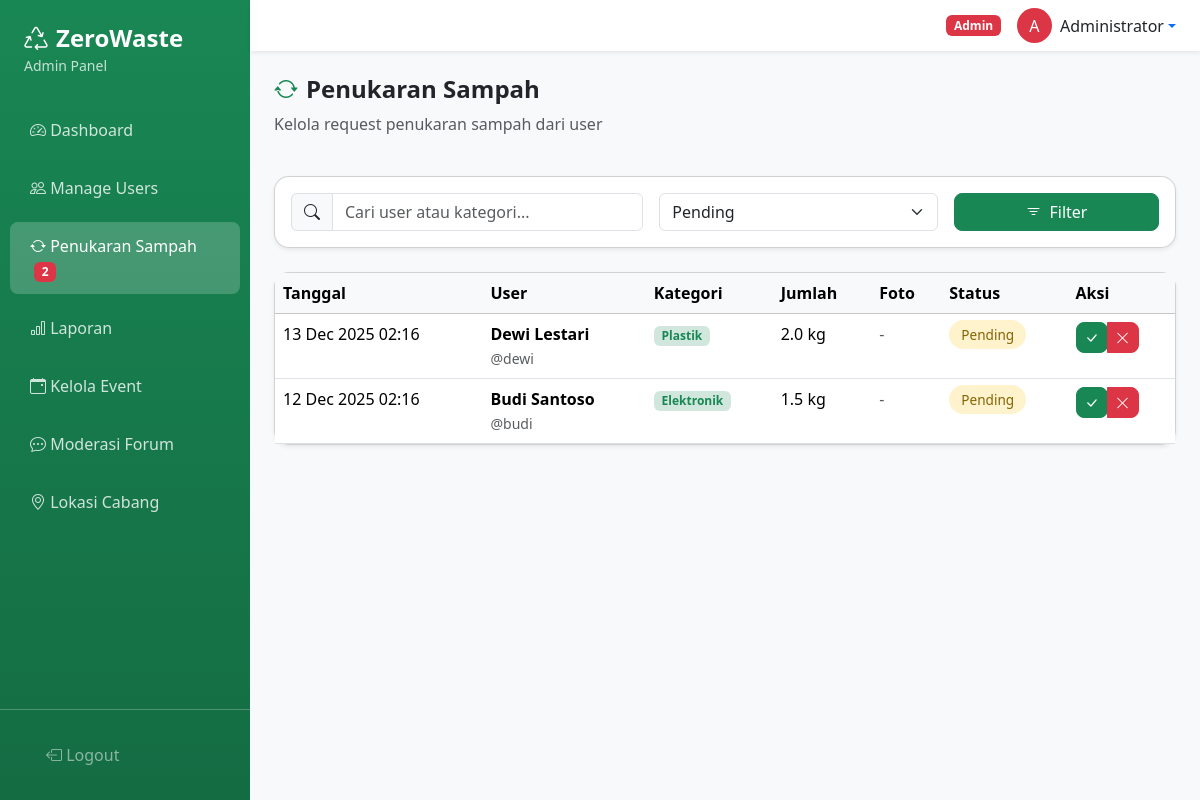
Screenshot of /admin/waste-requests.php (signed in) with the database file from the repository.
### tables this page shows
CREATE TABLE `waste_exchanges` (
  `id` int(11) NOT NULL AUTO_INCREMENT,
  `user_id` int(11) NOT NULL,
  `category` varchar(50) NOT NULL,
  `quantity` decimal(10,2) NOT NULL,
  `unit` varchar(10) DEFAULT 'kg',
  `photo` varchar(255) DEFAULT NULL,
  `description` text DEFAULT NULL,
  `status` varchar(20) DEFAULT 'pending',
  `points_earned` int(11) DEFAULT 0,
  `reject_reason` text DEFAULT NULL,
  `processed_by` int(11) DEFAULT NULL,
  `processed_at` datetime DEFAULT NULL,
  `created_at` datetime DEFAULT CURRENT_TIMESTAMP,
  PRIMARY KEY (`id`),
  KEY `user_id` (`user_id`),
  KEY `processed_by` (`processed_by`),
  CONSTRAINT `waste_exchanges_ibfk_1` FOREIGN KEY (`user_id`) REFERENCES `users` (`id`) ON DELETE CASCADE,
  CONSTRAINT `waste_exchanges_ibfk_2` FOREIGN KEY (`processed_by`) REFERENCES `users` (`id`)
);

CREATE TABLE `users` (
  `id` int(11) NOT NULL AUTO_INCREMENT,
  `username` varchar(50) NOT NULL,
  `email` varchar(100) NOT NULL,
  `password` varchar(255) NOT NULL,
  `full_name` varchar(100) NOT NULL,
  `phone` varchar(20) DEFAULT NULL,
  `address` text DEFAULT NULL,
  `points` int(11) DEFAULT 0,
  `role` varchar(20) DEFAULT 'user',
  `is_active` tinyint(1) DEFAULT 1,
  `is_forum_blocked` tinyint(1) DEFAULT 0,
  `created_at` datetime DEFAULT CURRENT_TIMESTAMP,
  `updated_at` datetime DEFAULT CURRENT_TIMESTAMP ON UPDATE CURRENT_TIMESTAMP,
  PRIMARY KEY (`id`),
  UNIQUE KEY `username` (`username`),
  UNIQUE KEY `email` (`email`)
);

### config/functions.php (called while the page is built, shortened)
<?php
function sanitize($data) {
    return htmlspecialchars(trim($data), ENT_QUOTES, 'UTF-8');
}
function formatDateTime($datetime) {
    return date('d M Y H:i', strtotime($datetime));
}
?>

### admin/waste-requests.php (the view, shortened to what this page needs)
<?php
require_once '../config/database.php';
require_once '../config/functions.php';
$status = $_GET['status'] ?? 'pending';
$search = sanitize($_GET['search'] ?? '');
$sql = "SELECT we.*, u.full_name, u.username
        FROM waste_exchanges we
        JOIN users u ON we.user_id = u.id
        WHERE 1=1";
$params = [];
if ($status && $status !== 'all') {
    $sql .= " AND we.status = ?";
    $params[] = $status;
}
$sql .= " ORDER BY we.created_at DESC";
$stmt = $pdo->prepare($sql);
$stmt->execute($params);
$requests = $stmt->fetchAll();
?>
<!DOCTYPE html>
<html lang="id">
<head>
    <link href="https://cdn.jsdelivr.net/npm/bootstrap@5.3.2/dist/css/bootstrap.min.css" rel="stylesheet">
    <link href="https://cdn.jsdelivr.net/npm/bootstrap-icons@1.11.1/font/bootstrap-icons.css" rel="stylesheet">
    <link href="../assets/css/style.css" rel="stylesheet">
</head>
<body>
    <div class="d-flex">
        <?php include 'includes/sidebar.php'; ?>
        <div class="main-content flex-grow-1">
            <?php include 'includes/topbar.php'; ?>
            <div class="container-fluid p-4">
                <div class="row mb-4">
                    <div class="col-12">
                        <h4 class="fw-bold"><i class="bi bi-arrow-repeat me-2 text-success"></i>Penukaran Sampah</h4>
                        <p class="text-muted">Kelola request penukaran sampah dari user</p>
                    </div>
                </div>
                <div class="card shadow-sm mb-4">
                    <div class="card-body">
                        <form method="GET" class="row g-3">
                            <div class="col-md-5">
                                <div class="input-group">
                                    <span class="input-group-text"><i class="bi bi-search"></i></span>
                                    <input type="text" class="form-control" name="search" placeholder="Cari user atau kategori..." value="<?= sanitize($search) ?>">
                                </div>
                            </div>
                            <div class="col-md-4">
                                <select class="form-select" name="status">
                                    <option value="pending" <?= $status === 'pending' ? 'selected' : '' ?>>Pending</option>
                                </select>
                            </div>
                            <div class="col-md-3">
                                <button type="submit" class="btn btn-success w-100">
                                    <i class="bi bi-filter me-2"></i>Filter
                                </button>
                            </div>
                        </form>
                    </div>
                </div>
                <div class="card shadow-sm">
                    <div class="card-body p-0">
                        <div class="table-responsive">
                            <table class="table table-hover mb-0">
                                <thead class="table-light">
                                    <tr>
                                        <th>Tanggal</th>
                                        <th>User</th>
                                        <th>Kategori</th>
                                        <th>Jumlah</th>
                                        <th>Foto</th>
                                        <th>Status</th>
                                        <th>Aksi</th>
                                    </tr>
                                </thead>
                                <tbody>
                                    <?php if (empty($requests)): ?>
                                    <tr>
                                        <td colspan="7" class="text-center py-4 text-muted">Tidak ada request ditemukan</td>
                                    </tr>
                                    <?php else: ?>
                                    <?php foreach ($requests as $req): ?>
                                    <tr>
                                        <td><?= formatDateTime($req['created_at']) ?></td>
                                        <td>
                                            <div class="fw-bold"><?= sanitize($req['full_name']) ?></div>
                                            <small class="text-muted">@<?= sanitize($req['username']) ?></small>
                                        </td>
                                        <td><span class="text-capitalize badge bg-success-subtle text-success"><?= sanitize($req['category']) ?></span></td>
                                        <td><?= number_format($req['quantity'], 1) ?> <?= $req['unit'] ?></td>
                                        <td>
                                            <?php if ($req['photo']): ?>
                                            <a href="../uploads/sampah/<?= $req['photo'] ?>" target="_blank" class="btn btn-sm btn-outline-primary">
                                                <i class="bi bi-image"></i>
                                            </a>
                                            <?php else: ?>
                                            <span class="text-muted">-</span>
                                            <?php endif; ?>
                                        </td>
                                        <td>
                                            <span class="status-badge status-<?= $req['status'] ?>">
                                                <?= ucfirst($req['status']) ?>
                                            </span>
                                        </td>
                                        <td>
                                            <?php if ($req['status'] === 'pending'): ?>
                                            <div class="btn-group">
                                                <form method="POST" class="d-inline">
                                                    <button type="submit" class="btn btn-sm btn-success" onclick="return confirm('Setujui request ini?')">
                                                        <i class="bi bi-check-lg"></i>
                                                    </button>
                                                </form>
                                                <button class="btn btn-sm btn-danger" data-bs-toggle="modal" data-bs-target="#rejectModal<?= $req['id'] ?>">
                                                    <i class="bi bi-x-lg"></i>
                                                </button>
                                            </div>
                                            <?php else: ?>
                                            <span class="text-muted">-</span>
                                            <?php endif; ?>
                                        </td>
                                    </tr>
                                    <?php endforeach; ?>
                                    <?php endif; ?>
                                </tbody>
                            </table>
                        </div>
                    </div>
                </div>
            </div>
        </div>
    </div>
</body>
</html>

### assets/css/style.css (style rules this page uses)
:root { --primary-green: #198754; --light-green: #d1e7dd; --dark-green: #146c43; }
body { font-family: 'Segoe UI', Tahoma, Geneva, Verdana, sans-serif; }
.card { border-radius: 15px; transition: transform 0.2s, box-shadow 0.2s; }
.btn { border-radius: 8px; }
.btn-success { background-color: var(--primary-green); border-color: var(--primary-green); }
.main-content { background-color: #f8f9fa; min-height: 100vh; }
.status-badge { padding: 5px 12px; border-radius: 50px; font-size: 0.85rem; font-weight: 500; }
.status-pending { background-color: #fff3cd; color: #856404; }

### rows the page displays
waste_exchanges: created_at "13 Dec 2025 02:16", user.full_name "Dewi Lestari", user.username "dewi", category "Plastik", quantity "2.0", unit "kg", status "Pending"
waste_exchanges: created_at "12 Dec 2025 02:16", user.full_name "Budi Santoso", user.username "budi", category "Elektronik", quantity "1.5", unit "kg", status "Pending"

### other values shown
$pendingCount "2"
substr($_SESSION['full_name'], 0, 1) "A"
$_SESSION['full_name'] "Administrator"
